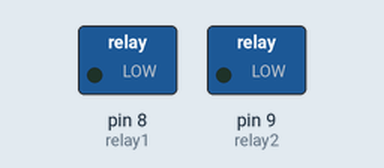
Recording of a sketch running on a simulated Arduino Uno, built with avr-gcc and run on an emulated ATmega328P. Shown: switched loads named in the sketch (green lamp = pin HIGH). Dashed ring = blinking.

Above: at 0.2 s.
Timing chart, 0 to 4.6 s (numbered marks = the images above):
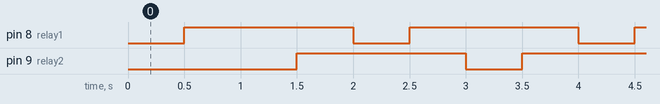

Measured:
- by itself, pin 8 (relay1), pin 9 (relay2): alternates HIGH for 1.5 s and LOW for 0.50 s
- by itself, everything shown: repeats every 16.0 s, in 32 steps

The sketch:

project-kendali-relay-2chanel.ino
```cpp
int relay1 = 8;
int relay2 = 9;
void setup() {
  // put your setup code here, to run once:
  pinMode(relay1, OUTPUT);
  pinMode(relay2, OUTPUT);
}

void loop() {
  // put your main code here, to run repeatedly:
  digitalWrite(relay1, LOW);
  delay(500);
  digitalWrite(relay1, HIGH);
  delay(500);
  digitalWrite(relay2, LOW);
  delay(500);
  digitalWrite(relay2, HIGH);
  delay(500);
}
```
